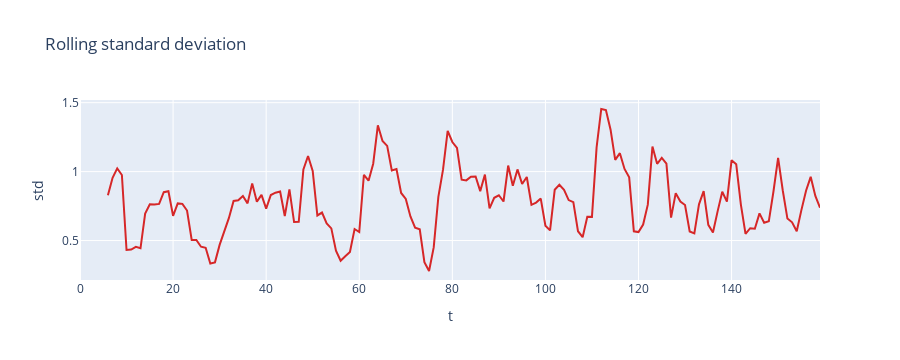

The notebook cell this image was saved under:
### Markdown cell above
## Rolling volatility

The rolling standard deviation tracks local variability and is a common volatility feature.

### Code cell
fig = go.Figure()
fig.add_trace(go.Scatter(x=series.index, y=df_roll[f"roll_std_{w_short}"], mode="lines", name=f"Rolling std ({w_short})", line=dict(color="#d62728")))
fig.update_layout(title="Rolling standard deviation", xaxis_title="t", yaxis_title="std", height=360)
fig.show()

### Figure 1 — Plotly figure (JSON) as saved in the notebook; plotly's stock layout.template omitted (floating-point values rounded to 4 significant figures; data arrays with more than 128 entries replaced by an {"elided": "..."} marker saying what was removed)
{"data": [{"line": {"color": "#d62728"}, "mode": "lines", "name": "Rolling std (7)", "type": "scatter", "x": {"elided": "160 int values"}, "y": {"elided": "160 float values"}}], "layout": {"height": 360, "title": {"text": "Rolling standard deviation"}, "xaxis": {"title": {"text": "t"}}, "yaxis": {"title": {"text": "std"}}}}
